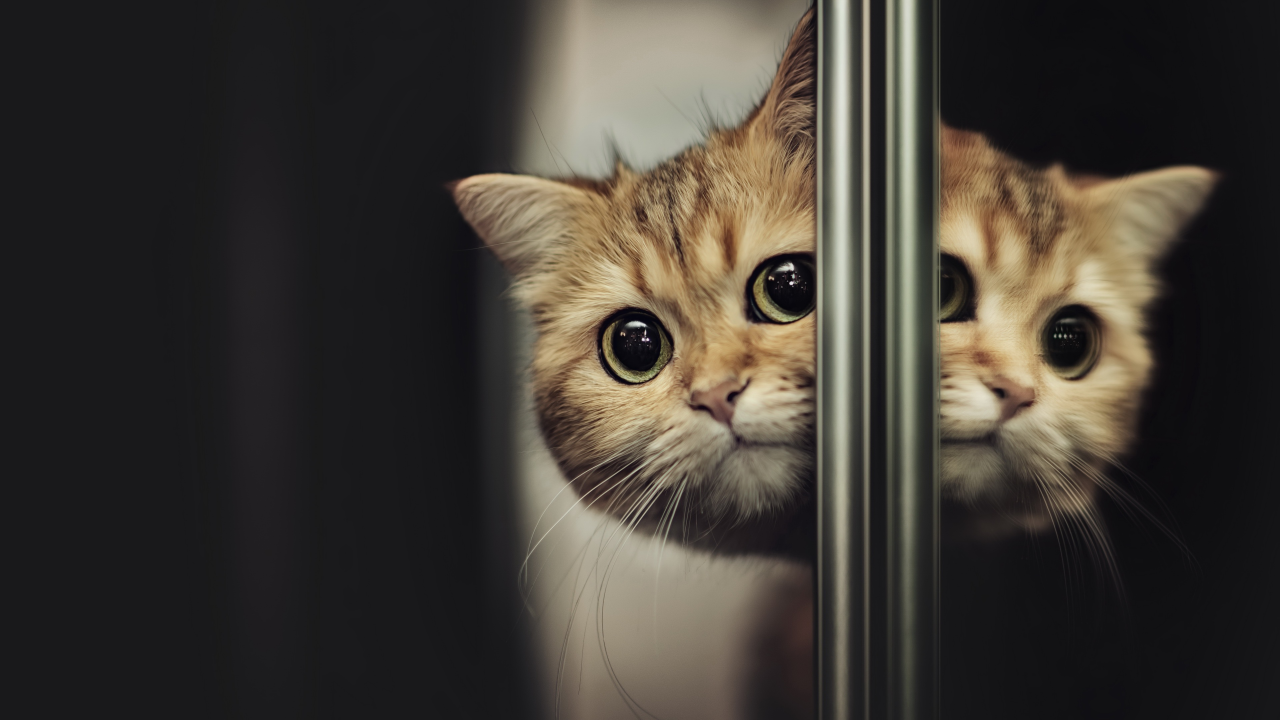
#> input picture Cotik.jpg, 3840 x 2160 px (shown at 1/3 size)
$ jupyter execute 'task6(1).ipynb'
#> lines starting #> are read from the running program, lines starting #| are printed output that depends on the picture
[cell 1]
#3D
from matplotlib.image import imread
from mpl_toolkits.mplot3d import axes3d
import numpy as np
import matplotlib.pyplot as plt
import os

A = imread(os.path.join('Cotik.jpg'))
#> A is the input picture: shape (2160, 3840, 3); mean R, G, B 64, 59, 52.2
B = np.mean(A, -1);
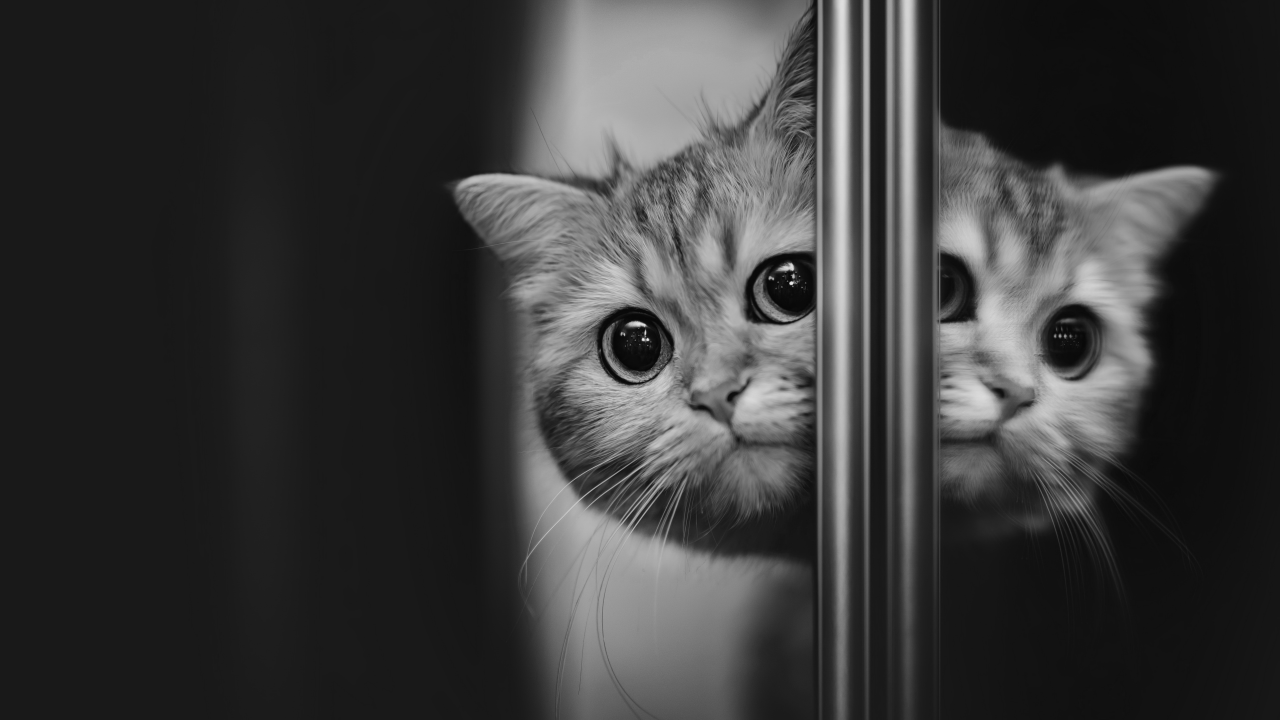
#> B: shape (2160, 3840) float64 (shown at 1/3 size); min 4, max 245.7, mean 58.4

Bt = np.fft.fft2(B)
Btsort = np.sort(np.abs(Bt.reshape(-1)))

fig = plt.figure()
ax = fig.add_subplot(111, projection='3d')
X,Y = np.meshgrid(np.arange(1,np.shape(B)[1]+1),np.arange(1,np.shape(B)[0]+1))
ax.plot_surface(X[0::10,0::10],Y[0::10,0::10],256-B[0::10,0::10],cmap='viridis',edgecolor='none')
ax.set_title('Surface plot')
ax.mouse_init()
ax.view_init(200,270)
plt.show()
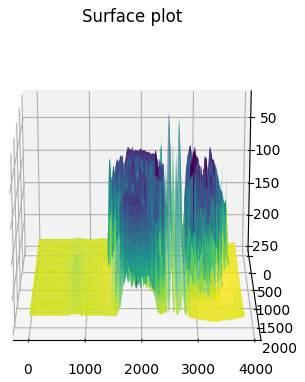
#> figure drawn by matplotlib, 1 panel
